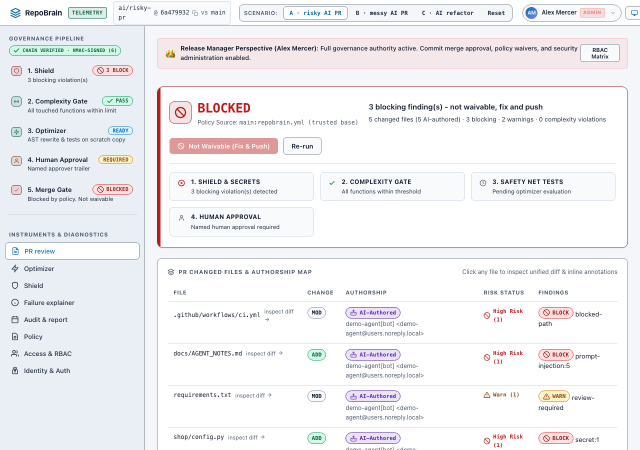
#> input picture docs/screenshots/01_scenario_a_blocked.png, 1280 x 900 px (shown at 1/2 size)
$ python make_demo_gif.py
#> lines starting #> are read from the running program, lines starting #| are printed output that depends on the picture
#!/usr/bin/env python3
"""
scripts/make_demo_gif.py
Assembles a lightweight animated demonstration GIF from high-resolution screenshots.
Shows the complete RepoBrain governance flow:
  1. Blocked Review (Scenario A: Protected path, AWS key, prompt injection)
  2. Optimizer Proposal (Scenario B: Tested AST rewrite, complexity reduced)
  3. Approved & Applied (Human named approval with git trailer)
  4. Audit Trail & Dynamic Tamper Detection (HMAC invalidation)
Saves output to docs/demo.gif.
"""
import os
import pathlib
import sys

from PIL import Image

ROOT = pathlib.Path(__file__).resolve().parent.parent
SCREENSHOTS_DIR = ROOT / "docs" / "screenshots"
OUTPUT_GIF = ROOT / "docs" / "demo.gif"

FRAME_FILES = [
    ("01_scenario_a_blocked.png", 2200),
    ("03_optimizer_verified.png", 2200),
    ("04_approved_and_applied.png", 2000),
    ("06_audit_tamper_detected.png", 2500),
]


def make_gif():
    images = []
    durations = []
    target_width = 1000

    print("Generating demo GIF from screenshots...")
    for filename, duration in FRAME_FILES:
        path = SCREENSHOTS_DIR / filename
        if not path.is_file():
            print(f"Error: missing screenshot {path}", file=sys.stderr)
            sys.exit(1)

        im = Image.open(path).convert("RGBA")
        # Resize maintaining aspect ratio
        aspect = im.height / im.width
#> aspect = 0.703
        target_height = int(target_width * aspect)
#> target_height = 703
        resized = im.resize((target_width, target_height), Image.Resampling.LANCZOS)
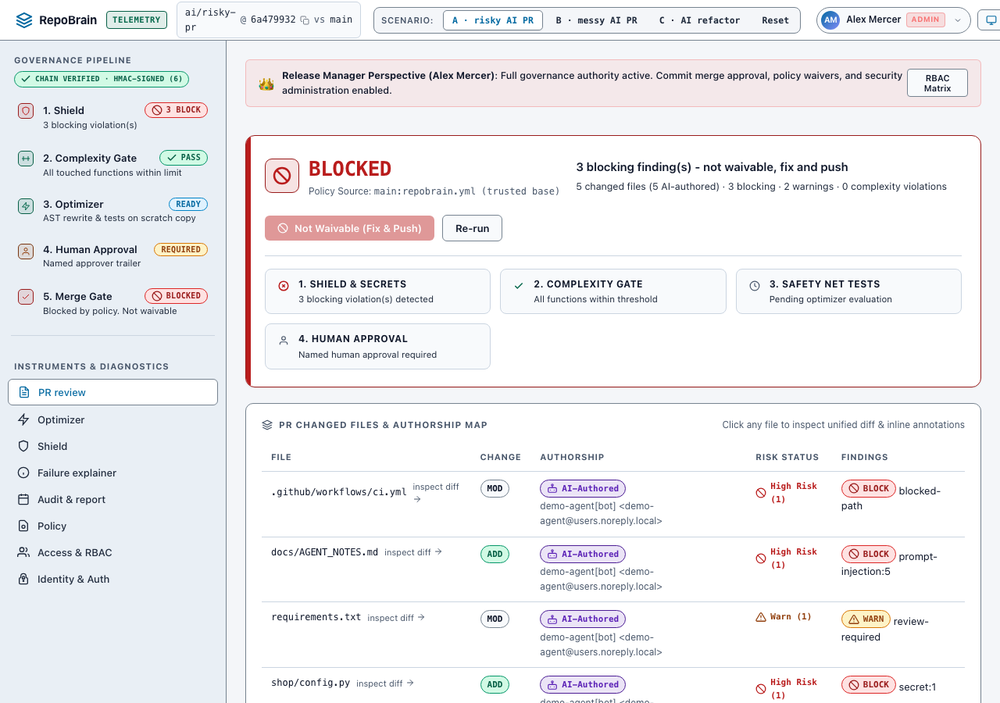
#> resized: PIL image 1000x703 RGBA; mean R, G, B, A 239.9, 239.7, 242.1, 255

        # Convert to P mode (palette) with dithering for compact GIF size
        palette_im = resized.convert("RGB").quantize(colors=128, method=Image.Resampling.LANCZOS)
        images.append(palette_im)
        durations.append(duration)
        print(f"  + Added frame: {filename} ({target_width}x{target_height}, {duration}ms)")
#|   + Added frame: 01_scenario_a_blocked.png (1000x703, 2200ms)
#> pass 2 of the loop in make_gif, `for filename, duration in FRAME_FILES:`:
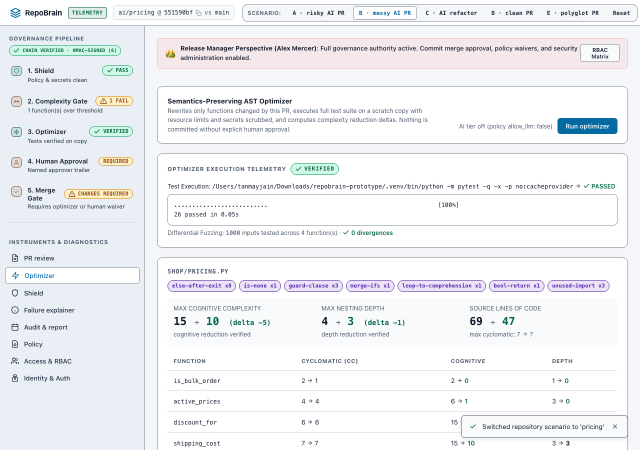
#> input picture docs/screenshots/03_optimizer_verified.png, 1280 x 900 px (shown at 1/2 size)
#> in make_gif, `resized = im.resize((target_width, target_height), Image.Resampling.LA..`:
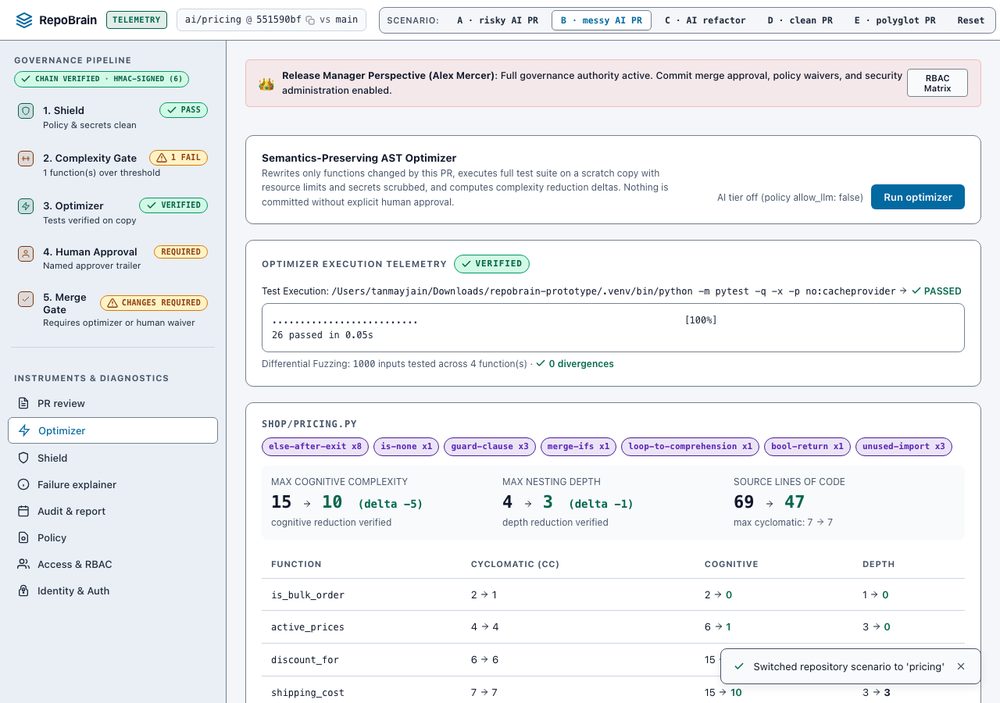
#> resized: PIL image 1000x703 RGBA; mean R, G, B, A 238.1, 240.1, 242.9, 255
#|   + Added frame: 03_optimizer_verified.png (1000x703, 2200ms)
#> pass 3 of the loop in make_gif, `for filename, duration in FRAME_FILES:`:
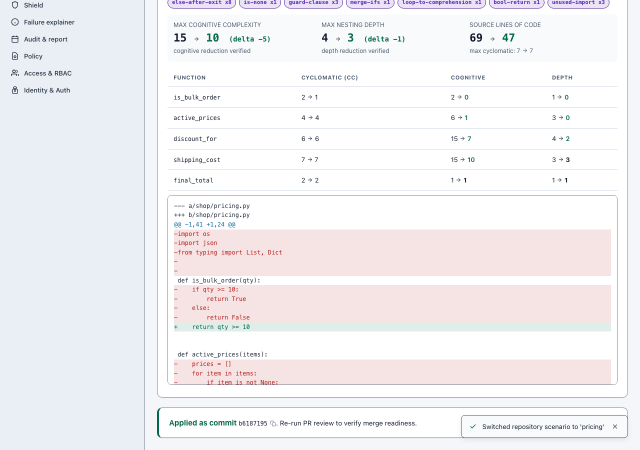
#> input picture docs/screenshots/04_approved_and_applied.png, 1280 x 900 px (shown at 1/2 size)
#> in make_gif, `resized = im.resize((target_width, target_height), Image.Resampling.LA..`:
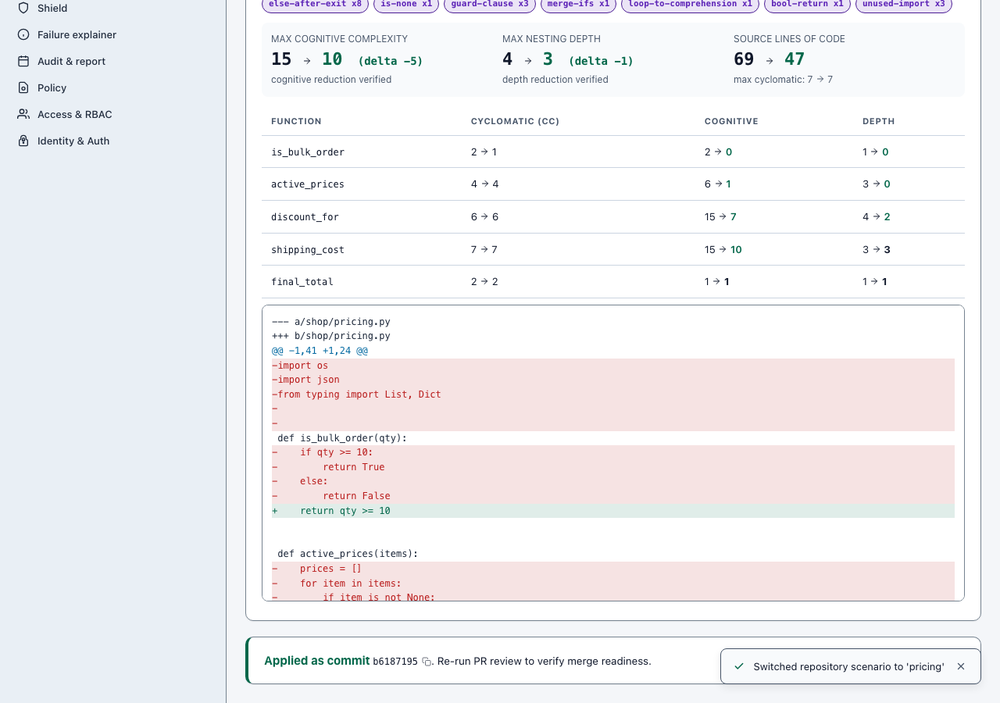
#> resized: PIL image 1000x703 RGBA; mean R, G, B, A 242, 240.8, 243.2, 255
#|   + Added frame: 04_approved_and_applied.png (1000x703, 2000ms)
#> the loop made 4 passes; the first 3 are shown

    # Save animated GIF
    images[0].save(
        OUTPUT_GIF,
        save_all=True,
        append_images=images[1:],
        duration=durations,
        loop=0,
        optimize=True,
    )

    size_kb = OUTPUT_GIF.stat().st_size / 1024.0
    print(f"\nSuccessfully generated {OUTPUT_GIF} ({size_kb:.1f} KB, {len(images)} frames)")


if __name__ == "__main__":
    make_gif()
